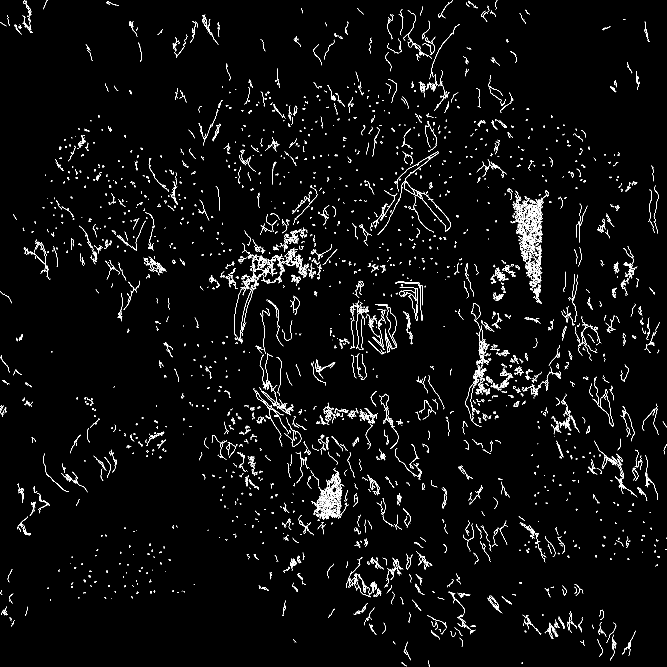
#> input picture replication/data/visual_band/edges_greyscale_1_pixel_per_square_meter.png, 2000 x 2000 px (shown at 1/3 size)
$ python run_ue5_test.py
#> lines starting #> are read from the running program, lines starting #| are printed output that depends on the picture
"""
run_ue5_test.py — UE5 Simulated Radar Localisation Test (Chapter 5)

Matches edge-detected radar heightmaps against an overhead satellite edge image
using OpenCV TM_CCOEFF_NORMED template matching.

Outputs:
  1. Statistical scatter plot: distance error vs known area, with trendlines
  2. Full-map visualisation: matched location highlighted on the overhead image
  3. Zoomed overlay: radar edge map (red) overlaid on overhead edge map (white)

Usage:
    python run_ue5_test.py
"""

import os
import cv2
import numpy as np
import matplotlib.pyplot as plt
from matplotlib.gridspec import GridSpec
# [4 lines left out: function linregress, not called in this run]
import matplotlib.lines as mlines


# ──────────────────────────────────────────────────────────────
#  UTILITY FUNCTIONS
# ──────────────────────────────────────────────────────────────

# [394 lines left out: functions load_corner_info, calculate_distance_error, crop_center, create_match_visualisation, draw_cross_cv, process_image_sets and 2 more, not called in this run]


# ──────────────────────────────────────────────────────────────
#  MAIN
# ──────────────────────────────────────────────────────────────

def main():
    base_dir = "data"
    output_dir = "output"
    vis_dir = os.path.join(output_dir, "match_visualisations")

    target_image_path = os.path.join(base_dir, "visual_band",
                                     "edges_greyscale_1_pixel_per_square_meter.png")
    target_area = 2000 * 2000  # total target area in pixels (= m^2 at 1m/px)

    # Filter: only use unmasked edge variants
    must_contain = ["unmasked"]
    must_not_contain = ["frogs"]

    max_y_value = 10

    # --- Load target ---
    target_img = cv2.imread(target_image_path, cv2.IMREAD_GRAYSCALE)
#> target_img: shape (2000, 2000); 2.3% white in thin lines or dots
    if target_img is None:
        print(f"ERROR: Target image not found: {target_image_path}")
        print("  Run generate_all_data.py first to create it from the raw overhead image.")
        return

    target_img = cv2.rotate(target_img, cv2.ROTATE_90_CLOCKWISE)
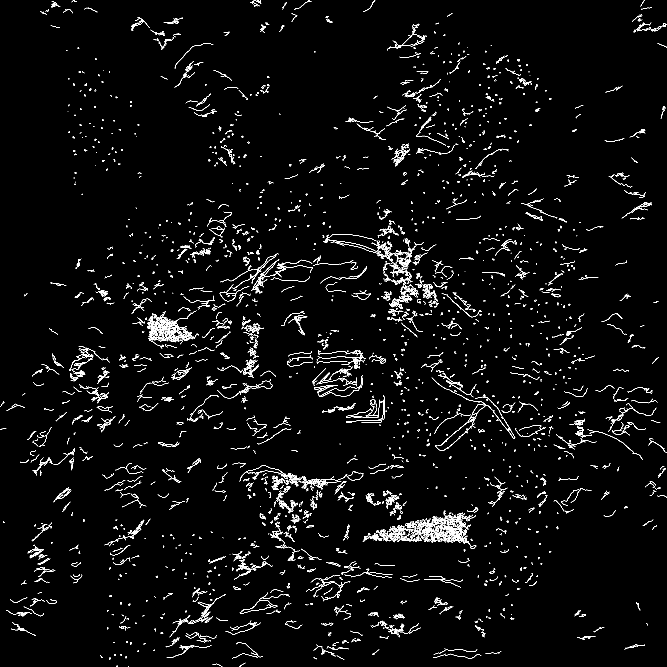
#> target_img: shape (2000, 2000) (shown at 1/3 size); 2.3% white in thin lines or dots
    print(f"Target image loaded: {target_img.shape[1]}x{target_img.shape[0]}px")
#| Target image loaded: 2000x2000px

    # --- Find radar datasets ---
    radar_base = os.path.join(base_dir, "UE5_radar")
    radar_dirs = [os.path.join(radar_base, d)
#> (the run stopped early here; a loop or call above may not have finished)
